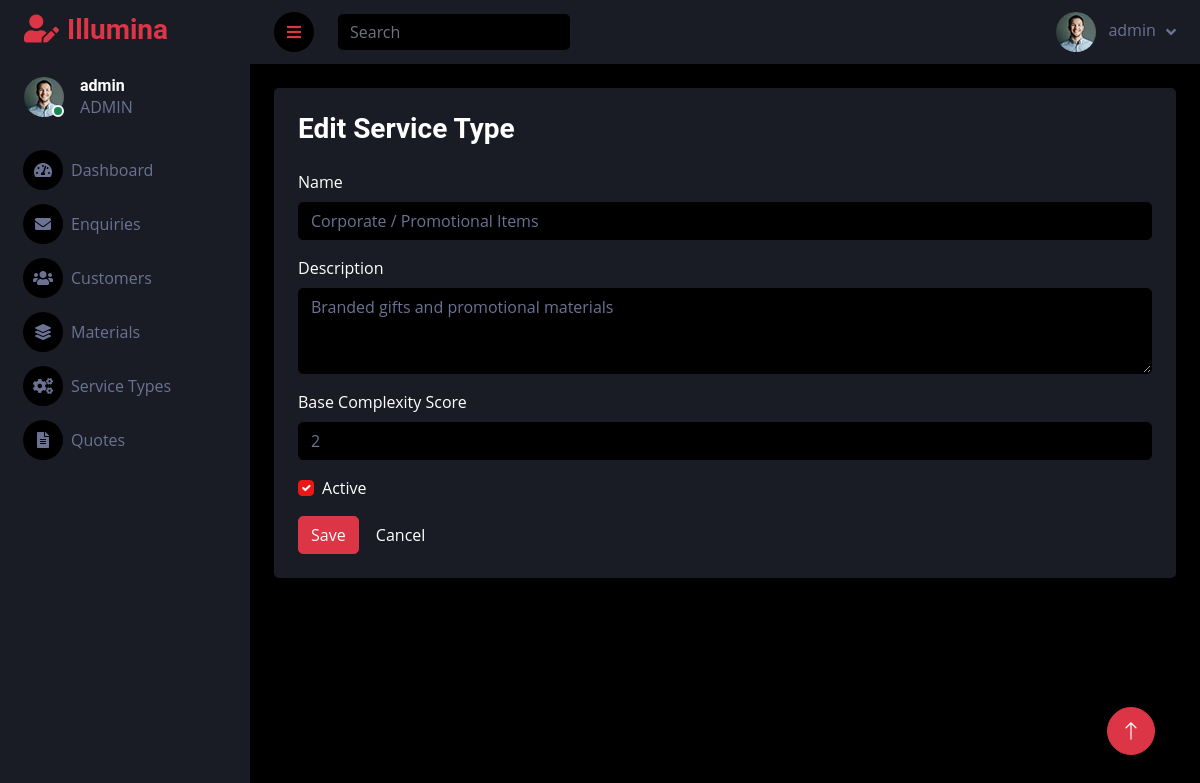
The page /masterdata/service-types/8/edit/ (signed in) on the database its author committed.
### accounts/models.py (models this page shows, shortened)
class CustomUser(AbstractUser):
    ADMIN = "ADMIN"
    SALESPERSON = "SALESPERSON"
    ROLE_CHOICES = [
        (ADMIN, "Admin"),
        (SALESPERSON, "Salesperson"),
    ]
    email = models.EmailField(unique=True)
    role = models.CharField(max_length=20, choices=ROLE_CHOICES,
                            default=SALESPERSON)

### masterdata/models.py (models this page shows, shortened)
class ServiceType(models.Model):
    name = models.CharField(max_length=100, unique=True)
    description = models.TextField(blank=True)
    base_complexity_score = models.PositiveIntegerField()
    active = models.BooleanField(default=True)
    class Meta:
        ordering = ["name"]
        verbose_name = "Service Type"
        verbose_name_plural = "Service Types"

### masterdata/views.py (the view, shortened to what this page needs)
# urls.py: path("service-types/<int:pk>/edit/", views.ServiceTypeUpdateView.as_view(), name="service_type_update"),
@method_decorator(login_required, name="dispatch")
class ServiceTypeUpdateView(View):
    def get(self, request, pk):
        if request.user.role != CustomUser.ADMIN:
            return redirect("accounts:role_redirect")
        service = get_object_or_404(ServiceType, pk=pk)
        form = ServiceTypeForm(instance=service)
        return render(request, "masterdata/service_type_form.html", {
            "form": form,
            "object": service
        })

### masterdata/forms.py (shortened to what this page needs)
class ServiceTypeForm(forms.ModelForm):
    class Meta:
        model = ServiceType
        fields = ["name", "description", "base_complexity_score", "active"]
        widgets = {
            "name": forms.TextInput(attrs={"class": "form-control"}),
            "description": forms.Textarea(attrs={"class": "form-control", "rows": 3}),
            "base_complexity_score": forms.NumberInput(attrs={"class": "form-control"}),
            "active": forms.CheckboxInput(attrs={"class": "form-check-input"}),
        }

### templates/masterdata/service_type_form.html (shortened to what this page needs)
{% extends "dashboard/base_dashboard.html" %}
{% block content %}
<div class="container-fluid pt-4 px-4">
    <div class="bg-secondary rounded p-4">
        <h3 class="mb-4 text-white">
            {% if object %}Edit Service Type{% else %}Add Service Type{% endif %}
        </h3>
        <form method="post">
            <div class="mb-3">
                <label class="form-label text-white">Name</label>
                {{ form.name }}
            </div>
            <div class="mb-3">
                <label class="form-label text-white">Description</label>
                {{ form.description }}
            </div>
            <div class="mb-3">
                <label class="form-label text-white">Base Complexity Score</label>
                {{ form.base_complexity_score }}
            </div>
            <div class="form-check mb-3 text-white">
                {{ form.active }}
                <label class="form-check-label">Active</label>
            </div>
            <button type="submit" class="btn btn-danger">Save</button>
            <a href="{% url 'masterdata:service_type_list' %}" class="btn btn-secondary">Cancel</a>
        </form>
    </div>
</div>
{% endblock %}

### templates/dashboard/base_dashboard.html (shortened to what this page needs)
{% load static %}
<!DOCTYPE html>
<html lang="en">
<head>
    <link href="https://cdnjs.cloudflare.com/ajax/libs/font-awesome/5.10.0/css/all.min.css" rel="stylesheet">
    <link href="https://cdn.jsdelivr.net/npm/bootstrap-icons@1.4.1/font/bootstrap-icons.css" rel="stylesheet">
    <link href="{% static 'dashboard/lib/owlcarousel/assets/owl.carousel.min.css' %}" rel="stylesheet">
    <link href="{% static 'dashboard/lib/tempusdominus/css/tempusdominus-bootstrap-4.min.css' %}" rel="stylesheet">
    <link href="{% static 'dashboard/css/bootstrap.min.css' %}" rel="stylesheet">
    <link href="{% static 'dashboard/css/style.css' %}" rel="stylesheet">
</head>
<body>
    <div class="container-fluid position-relative bg-dark d-flex p-0">
        <div class="sidebar pe-4 pb-3">
            <nav class="navbar bg-secondary navbar-dark">
                <a href="{% if request.user.role == 'ADMIN' %}{% url 'accounts:admindashboard' %}{% else %}{% url 'accounts:salesdashboard' %}{% endif %}"
                   class="navbar-brand mx-4 mb-3">
                    <h3 class="text-danger">
                        <i class="fa fa-user-edit me-2"></i>Illumina
                    </h3>
                </a>
                <div class="d-flex align-items-center ms-4 mb-4">
                    <div class="position-relative">
                        <img class="rounded-circle"
                             src="{% static 'dashboard/img/user.jpg' %}"
                             alt=""
                             style="width: 40px; height: 40px;">
                        <div class="bg-success rounded-circle border border-2 border-white position-absolute end-0 bottom-0 p-1"></div>
                    </div>
                    <div class="ms-3">
                        <h6 class="mb-0">{{ request.user.username }}</h6>
                        <span>{{ request.user.role }}</span>
                    </div>
                </div>
                <div class="navbar-nav w-100">
                    {% if request.user.role == "ADMIN" %}
                        <a href="{% url 'accounts:admindashboard' %}" class="nav-item nav-link">
                            <i class="fa fa-tachometer-alt me-2"></i>Dashboard
                        </a>
                        <a href="{% url 'customers:enquiry_list' %}" class="nav-item nav-link">
                            <i class="fa fa-envelope me-2"></i>Enquiries
                        </a>
                        <a href="{% url 'customers:admin_customer_list' %}" class="nav-item nav-link">
                            <i class="fa fa-users me-2"></i>Customers
                        </a>
                        <a href="{% url 'masterdata:material_list' %}" class="nav-item nav-link">
                            <i class="fa fa-layer-group me-2"></i>Materials
                        </a>
                        <a href="{% url 'masterdata:service_type_list' %}" class="nav-item nav-link">
                            <i class="fa fa-cogs me-2"></i>Service Types
                        </a>
                        <a href="{% url 'quotes:quote_list' %}" class="nav-item nav-link">
                            <i class="fa fa-file-alt me-2"></i>Quotes
                        </a>
                    {% endif %}
                </div>
            </nav>
        </div>
        <div class="content">
            <nav class="navbar navbar-expand bg-secondary navbar-dark sticky-top px-4 py-0">
                <a href="#" class="sidebar-toggler flex-shrink-0">
                    <i class="fa fa-bars text-danger"></i>
                </a>
                <form class="d-none d-md-flex ms-4">
                    <input class="form-control bg-dark border-0 text-white" type="search" placeholder="Search">
                </form>
                <div class="navbar-nav align-items-center ms-auto">
                    <div class="nav-item dropdown">
                        <a href="#" class="nav-link dropdown-toggle" data-bs-toggle="dropdown">
                            <img class="rounded-circle me-lg-2"
                                 src="{% static 'dashboard/img/user.jpg' %}"
                                 alt=""
                                 style="width: 40px; height: 40px;">
                            <span class="d-none d-lg-inline-flex">{{ request.user.username }}</span>
                        </a>
                    </div>
                </div>
            </nav>
            {% block content %}
            {% endblock %}
        </div>
        <a href="#" class="btn btn-lg btn-danger btn-lg-square back-to-top">
            <i class="bi bi-arrow-up"></i>
        </a>
    </div>
</body>
</html>

### static/dashboard/css/style.css (style rules this page uses)
:root { --primary: #EB1616; --secondary: #191C24; --light: #6C7293; --dark: #000000; }
.back-to-top { position: fixed; display: none; right: 45px; bottom: 45px; z-index: 99; }
.btn { transition: .5s; }
.btn-lg-square { width: 48px; height: 48px; }
.btn-square, .btn-sm-square, .btn-lg-square { padding: 0; display: inline-flex; align-items: center; justify-content: center; font-weight: normal; border-radius: 50px; }
.sidebar { position: fixed; top: 0; left: 0; bottom: 0; width: 250px; height: 100vh; overflow-y: auto; background: var(--secondary); transition: 0.5s; z-index: 999; }
.content { margin-left: 250px; min-height: 100vh; background: var(--dark); transition: 0.5s; }
@media (min-width: 992px) { .sidebar { margin-left: 0; } }
@media (min-width: 992px) { .content { width: calc(100% - 250px); } }
.sidebar .navbar .navbar-nav .nav-link { padding: 7px 20px; color: var(--light); font-weight: 500; border-left: 3px solid var(--secondary); border-radius: 0 30px 30px 0; outline: none; }
.sidebar .navbar .navbar-nav .nav-link i { width: 40px; height: 40px; display: inline-flex; align-items: center; justify-content: center; background: var(--dark); border-radius: 40px; }
.content .navbar .navbar-nav .nav-link { margin-left: 25px; padding: 12px 0; color: var(--light); outline: none; }
.content .navbar .sidebar-toggler, .content .navbar .navbar-nav .nav-link i { width: 40px; height: 40px; display: inline-flex; align-items: center; justify-content: center; background: var(--dark); border-radius: 40px; }
.content .navbar .dropdown-toggle::after { margin-left: 6px; vertical-align: middle; border: none; content: "\f107"; font-family: "Font Awesome 5 Free"; font-weight: 900; transition: .5s; }

### rows shown on the page
CustomUser: user.username "admin", user.role "ADMIN"
ServiceType: name "Corporate / Promotional Items", description "Branded gifts and promotional materials", base_complexity_score "2", active "☑"
